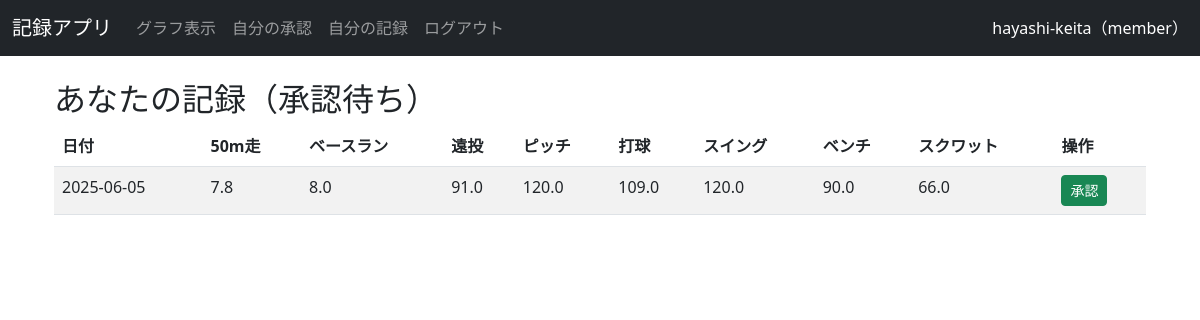
The app's page /my_approvals (signed in) with its own data.
### models.py (models this page shows)
class User(UserMixin, db.Model):
    id = db.Column(db.Integer, primary_key=True)  # 各ユーザーの一意のIDを付ける
    username = db.Column(db.String(150), unique=True, nullable=False)  # ユーザー名、重複を許さない、空も不可
    password = db.Column(db.String(150), nullable=True)  # パスワード、空は不可
    role = db.Column(db.String(50), default='member')
    grade = db.Column(db.String(10))
    records = db.relationship('Record', backref='user', lazy=True)

class Record(db.Model):
    id = db.Column(db.Integer, primary_key=True)
    user_id = db.Column(db.Integer, db.ForeignKey('user.id'), nullable=False)
    date = db.Column(db.Date, default=datetime.now)
    month = db.Column(db.String(10))
    grade = db.Column(db.String(10))
    name = db.Column(db.String(50))
    run_50m = db.Column(db.Float)
    base_running = db.Column(db.Float)
    long_throw = db.Column(db.Float)
    pitch_speed = db.Column(db.Float)
    hit_speed = db.Column(db.Float)
    swing_speed = db.Column(db.Float)
    bench_press = db.Column(db.Float)
    squat = db.Column(db.Float)
    member_approval = db.Column(db.Boolean, default=False)
    coach_approval = db.Column(db.Boolean, default=False)

### routes/record.py (the view)
@record.route('/my_approvals', methods=['GET', 'POST'])
@login_required
def my_approvals():
    records = Record.query.filter_by(user_id=current_user.id).order_by(Record.date.desc()).all()
    return render_template('my_approvals.html', records=records)

### app.py (called while the page is built)
@LoginManager.user_loader  # Flask-Loginが「今ログインしている人」を取得する方法を定義
def load_user(user_id):
    return User.query.get(int(user_id))  # データベースから user_id に一致するユーザーを探して返す

### templates/my_approvals.html
{% extends "layout.html" %}
{% block content %}
<div class="container mt-4">
  <h2>あなたの記録（承認待ち）</h2>
  {% if records %}
    <table class="table table-striped">
      <thead>
        <tr>
          <th>日付</th>
          <th>50m走</th>
          <th>ベースラン</th>
          <th>遠投</th>
          <th>ピッチ</th>
          <th>打球</th>
          <th>スイング</th>
          <th>ベンチ</th>
          <th>スクワット</th>
          <th>操作</th>
        </tr>
      </thead>
      <tbody>
        {% for record in records %}
          <tr>
            <td>{{ record.date.strftime('%Y-%m-%d') }}</td>
            <td>{{ record.run_50m }}</td>
            <td>{{ record.base_running }}</td>
            <td>{{ record.long_throw }}</td>
            <td>{{ record.pitch_speed }}</td>
            <td>{{ record.hit_speed }}</td>
            <td>{{ record.swing_speed }}</td>
            <td>{{ record.bench_press }}</td>
            <td>{{ record.squat }}</td>
            <td>
              {% if not record.member_approval %}
              <form method="post" action="{{ url_for('record.approve_by_member', record_id=record.id) }}">
                <button type="submit" class="btn btn-success btn-sm">承認</button>
              </form>
              {% else %}
                <span class="text-success">承認済</span>
              {% endif %}
            </td>
          </tr>
        {% endfor %}
      </tbody>
    </table>
  {% else %}
    <p>承認待ちの記録はありません。</p>
  {% endif %}
</div>
{% endblock %}

### templates/layout.html (shortened to what this page needs)
<!DOCTYPE html>
<html lang="ja">
<head>
  <link href="https://cdn.jsdelivr.net/npm/bootstrap@5.3.0/dist/css/bootstrap.min.css" rel="stylesheet">
</head>
<body>
  <nav class="navbar navbar-expand-lg navbar-dark bg-dark">
    <div class="container-fluid">
      <a class="navbar-brand" href="{{ url_for('index') }}">記録アプリ</a>
      <div class="collapse navbar-collapse" id="navbarNav">
        <ul class="navbar-nav me-auto">
          {% if current_user.is_authenticated %}
            <li class="nav-item">
              <a class="nav-link" href="{{ url_for('dashboard.my_graph', user_id=current_user.id, field='run_50m') }}">
                グラフ表示
              </a>
            </li>
            {% if current_user.role == 'member' %}
              <li class="nav-item">
                <a class="nav-link" href="{{ url_for('record.my_approvals') }}">自分の承認</a>
              </li>
              <li class="nav-item">
                <a class="nav-link" href="{{ url_for('record.view_records') }}">自分の記録</a>
              </li>
            {% endif %}
            <li class="nav-item">
              <a class="nav-link" href="{{ url_for('auth.logout') }}">ログアウト</a>
            </li>
          {% endif %}
        </ul>
        {% if current_user.is_authenticated %}
          <span class="navbar-text text-white">
            {{ current_user.username }}（{{ current_user.role }}）
          </span>
        {% endif %}
      </div>
    </div>
  </nav>
  <div class="container mt-4">
    {% block content %}{% endblock %}
  </div>
</body>
</html>

### records on screen
User: username "hayashi-keita", role "member"
Record: date "2025-06-05", run_50m "7.8", base_running "8.0", long_throw "91.0", pitch_speed "120.0", hit_speed "109.0", swing_speed "120.0", bench_press "90.0", squat "66.0"
